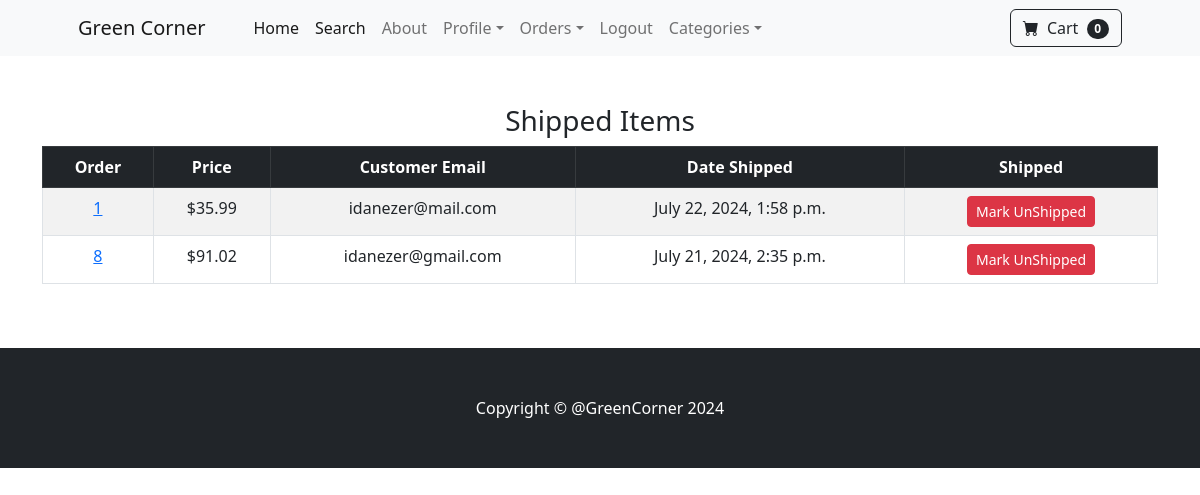
The page /payment/shipped_dashboard (signed in) on the database its author committed.
### payment/models.py (models this page shows, shortened)
class Order(models.Model):
    user = models.ForeignKey(User, on_delete=models.CASCADE, null=True, blank=True)
    full_name = models.CharField(max_length=255)
    email = models.EmailField(max_length=255)
    shipping_address = models.TextField(max_length=15000)
    amount_paid = models.DecimalField(max_digits=10, decimal_places=2)
    date_ordered = models.DateTimeField(auto_now_add=True)
    shipped = models.BooleanField(default=False)
    date_shipped = models.DateTimeField(blank=True, null=True)

### payment/views.py (the view)
# urls.py: path('shipped_dashboard', views.shipped_dashboard, name='shipped_dashboard'),
def shipped_dashboard(request):
    if request.user.is_authenticated and request.user.is_superuser:
        my_orders = Order.objects.filter(shipped=True).order_by('-date_shipped')
        if request.POST:
            num = request.POST['num']
            update_shipping_status(request, num)
            messages.success(request, 'Shipping status has been updated!')
        return render(request, 'payment/shipped_dashboard.html', {'orders': my_orders})
    else:
        messages.error(request, 'Access Denied!')
        return redirect('home')

### cart/cart.py (called while the page is built)
    def __len__(self):
        return len(self.cart)

### cart/context_processors.py (called while the page is built)
def cart(request):
    return {'cart': Cart(request)}

### payment/templates/payment/shipped_dashboard.html (shortened to what this page needs)
{% extends 'base.html' %}
{% block content %}
    <div class="container">
        <div class="row">
            <div style="text-align: center;">
                    <br/><br/>
                    <h3>Shipped Items</h3>
                    <table class="table table-striped table-hover table-bordered">
                      <thead class="table-dark">
                        <tr>
                          <th scope="col">Order</th>
                          <th scope="col">Price</th>
                          <th scope="col">Customer Email</th>
                          <th scope="col">Date Shipped</th>
                          <th scope="col">Shipped</th>
                        </tr>
                      </thead>
                      <tbody>
                        {% for item in orders %}
                        <tr>
                          <td><a href="{% url 'orders' item.id %}">{{ item.id }}</a></td>
                          <td>${{ item.amount_paid }}</td>
                          <td>{{ item.email }}</td>
                          <td>{{ item.date_shipped }}</td>
                           <td>
                            <form method="POST">
                              <button type="Submit" class="btn btn-danger btn-sm">Mark UnShipped</button>
                            </form>
                          </td>
                        </tr>
                        {% endfor %}
                      </tbody>
                    </table>
                    <br/><br/>
            </div>
        </div>
    </div>
{% endblock content %}

### rows shown on the page
Order: id "1", amount_paid "35.99", email "idanezer@mail.com", date_shipped "July 22, 2024, 1:58 p.m."
Order: id "8", amount_paid "91.02", email "idanezer@gmail.com", date_shipped "July 21, 2024, 2:35 p.m."

### other values the page prints
{{ cart|length }} "0"
